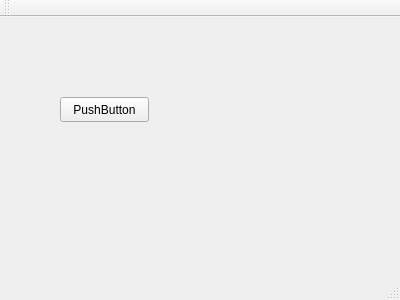
<?xml version="1.0" encoding="UTF-8"?>
<ui version="4.0">
 <class>hello</class>
 <widget class="QMainWindow" name="hello">
  <property name="geometry">
   <rect>
    <x>0</x>
    <y>0</y>
    <width>400</width>
    <height>300</height>
   </rect>
  </property>
  <property name="windowTitle">
   <string>hello</string>
  </property>
  <widget class="QWidget" name="centralWidget">
   <widget class="QPushButton" name="pushButton">
    <property name="geometry">
     <rect>
      <x>60</x>
      <y>80</y>
      <width>89</width>
      <height>25</height>
     </rect>
    </property>
    <property name="text">
     <string>PushButton</string>
    </property>
   </widget>
  </widget>
  <widget class="QMenuBar" name="menuBar">
   <property name="geometry">
    <rect>
     <x>0</x>
     <y>0</y>
     <width>400</width>
     <height>22</height>
    </rect>
   </property>
  </widget>
  <widget class="QToolBar" name="mainToolBar">
   <attribute name="toolBarArea">
    <enum>TopToolBarArea</enum>
   </attribute>
   <attribute name="toolBarBreak">
    <bool>false</bool>
   </attribute>
  </widget>
  <widget class="QStatusBar" name="statusBar"/>
 </widget>
 <layoutdefault spacing="6" margin="11"/>
 <resources/>
 <connections/>
</ui>
